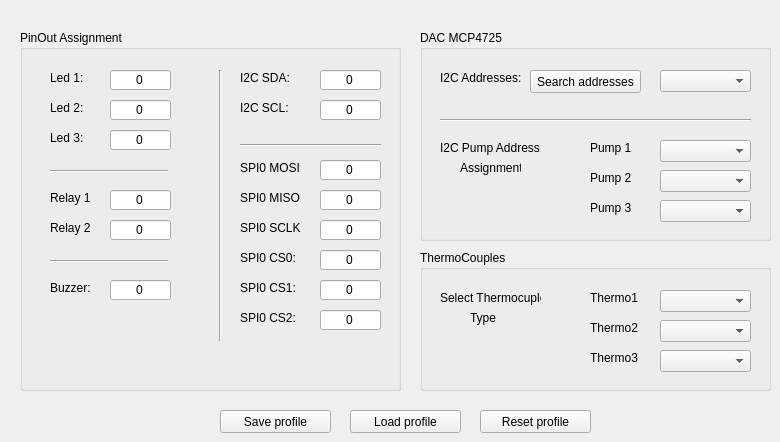
    <widget class="QWidget" name="tab_4">
     <attribute name="title">
      <string>Preferences</string>
     </attribute>
     <widget class="QGroupBox" name="groupBox_15">
      <property name="geometry">
       <rect>
        <x>420</x>
        <y>30</y>
        <width>351</width>
        <height>211</height>
       </rect>
      </property>
      <property name="title">
       <string>DAC MCP4725 </string>
      </property>
      <widget class="Line" name="line_6">
       <property name="geometry">
        <rect>
         <x>20</x>
         <y>80</y>
         <width>311</width>
         <height>20</height>
        </rect>
       </property>
       <property name="orientation">
        <enum>Qt::Horizontal</enum>
       </property>
      </widget>
      <widget class="QLabel" name="label_88">
       <property name="geometry">
        <rect>
         <x>20</x>
         <y>40</y>
         <width>81</width>
         <height>16</height>
        </rect>
       </property>
       <property name="text">
        <string>I2C Addresses:</string>
       </property>
      </widget>
      <widget class="QComboBox" name="comboBox_i2c_addr">
       <property name="geometry">
        <rect>
         <x>240</x>
         <y>40</y>
         <width>91</width>
         <height>22</height>
        </rect>
       </property>
       <property name="currentText">
        <string/>
       </property>
      </widget>
      <widget class="QPushButton" name="pushButton_31">
       <property name="geometry">
        <rect>
         <x>110</x>
         <y>40</y>
         <width>111</width>
         <height>23</height>
        </rect>
       </property>
       <property name="cursor">
        <cursorShape>PointingHandCursor</cursorShape>
       </property>
       <property name="text">
        <string>Search addresses</string>
       </property>
      </widget>
      <widget class="QLabel" name="label_89">
       <property name="geometry">
        <rect>
         <x>20</x>
         <y>110</y>
         <width>101</width>
         <height>16</height>
        </rect>
       </property>
       <property name="text">
        <string>I2C Pump Address:</string>
       </property>
      </widget>
      <widget class="QComboBox" name="comboBox_i2c_pump1">
       <property name="geometry">
        <rect>
         <x>240</x>
         <y>110</y>
         <width>91</width>
         <height>22</height>
        </rect>
       </property>
       <property name="currentText">
        <string/>
       </property>
      </widget>
      <widget class="QLabel" name="label_90">
       <property name="geometry">
        <rect>
         <x>170</x>
         <y>110</y>
         <width>51</width>
         <height>16</height>
        </rect>
       </property>
       <property name="text">
        <string>Pump 1</string>
       </property>
      </widget>
      <widget class="QComboBox" name="comboBox_i2c_pump2">
       <property name="geometry">
        <rect>
         <x>240</x>
         <y>140</y>
         <width>91</width>
         <height>22</height>
        </rect>
       </property>
       <property name="currentText">
        <string/>
       </property>
      </widget>
      <widget class="QLabel" name="label_91">
       <property name="geometry">
        <rect>
         <x>170</x>
         <y>140</y>
         <width>51</width>
         <height>16</height>
        </rect>
       </property>
       <property name="text">
        <string>Pump 2</string>
       </property>
      </widget>
      <widget class="QLabel" name="label_92">
       <property name="geometry">
        <rect>
         <x>170</x>
         <y>170</y>
         <width>51</width>
         <height>16</height>
        </rect>
       </property>
       <property name="text">
        <string>Pump 3</string>
       </property>
      </widget>
      <widget class="QComboBox" name="comboBox_i2c_pump3">
       <property name="geometry">
        <rect>
         <x>240</x>
         <y>170</y>
         <width>91</width>
         <height>22</height>
        </rect>
       </property>
       <property name="currentText">
        <string/>
       </property>
      </widget>
      <widget class="QLabel" name="label_98">
       <property name="geometry">
        <rect>
         <x>40</x>
         <y>130</y>
         <width>61</width>
         <height>16</height>
        </rect>
       </property>
       <property name="text">
        <string>Assignment</string>
       </property>
      </widget>
     </widget>
     <widget class="QGroupBox" name="groupBox_16">
      <property name="geometry">
       <rect>
        <x>20</x>
        <y>30</y>
        <width>381</width>
        <height>361</height>
       </rect>
      </property>
      <property name="title">
       <string>PinOut Assignment </string>
      </property>
      <property name="flat">
       <bool>false</bool>
      </property>
      <property name="checkable">
       <bool>false</bool>
      </property>
      <widget class="QLabel" name="label_93">
       <property name="geometry">
        <rect>
         <x>30</x>
         <y>40</y>
         <width>41</width>
         <height>16</height>
        </rect>
       </property>
       <property name="text">
        <string>Led 1:</string>
       </property>
      </widget>
      <widget class="QLineEdit" name="lineEdit_led1">
       <property name="geometry">
        <rect>
         <x>90</x>
         <y>40</y>
         <width>61</width>
         <height>20</height>
        </rect>
       </property>
       <property name="text">
        <string>0</string>
       </property>
       <property name="alignment">
        <set>Qt::AlignCenter</set>
       </property>
      </widget>
      <widget class="QLabel" name="label_94">
       <property name="geometry">
        <rect>
         <x>30</x>
         <y>70</y>
         <width>41</width>
         <height>16</height>
        </rect>
       </property>
       <property name="text">
        <string>Led 2:</string>
       </property>
      </widget>
      <widget class="QLineEdit" name="lineEdit_led2">
       <property name="geometry">
        <rect>
         <x>90</x>
         <y>70</y>
         <width>61</width>
         <height>20</height>
        </rect>
       </property>
       <property name="text">
        <string>0</string>
       </property>
       <property name="alignment">
        <set>Qt::AlignCenter</set>
       </property>
      </widget>
      <widget class="QLabel" name="label_95">
       <property name="geometry">
        <rect>
         <x>30</x>
         <y>100</y>
         <width>41</width>
         <height>16</height>
        </rect>
       </property>
       <property name="text">
        <string>Led 3:</string>
       </property>
      </widget>
      <widget class="QLineEdit" name="lineEdit_led3">
       <property name="geometry">
        <rect>
         <x>90</x>
         <y>100</y>
         <width>61</width>
         <height>20</height>
        </rect>
       </property>
       <property name="text">
        <string>0</string>
       </property>
       <property name="alignment">
        <set>Qt::AlignCenter</set>
       </property>
      </widget>
      <widget class="Line" name="line_5">
       <property name="geometry">
        <rect>
         <x>190</x>
         <y>40</y>
         <width>20</width>
         <height>271</height>
        </rect>
       </property>
       <property name="orientation">
        <enum>Qt::Vertical</enum>
       </property>
      </widget>
      <widget class="QLabel" name="label_96">
       <property name="geometry">
        <rect>
         <x>30</x>
         <y>160</y>
         <width>41</width>
         <height>16</height>
        </rect>
       </property>
       <property name="text">
        <string>Relay 1:</string>
       </property>
      </widget>
      <widget class="QLineEdit" name="lineEdit_relay1">
       <property name="geometry">
        <rect>
         <x>90</x>
         <y>160</y>
         <width>61</width>
         <height>20</height>
        </rect>
       </property>
       <property name="text">
        <string>0</string>
       </property>
       <property name="alignment">
        <set>Qt::AlignCenter</set>
       </property>
      </widget>
      <widget class="QLabel" name="label_97">
       <property name="geometry">
        <rect>
         <x>30</x>
         <y>190</y>
         <width>41</width>
         <height>16</height>
        </rect>
       </property>
       <property name="text">
        <string>Relay 2:</string>
       </property>
      </widget>
      <widget class="QLineEdit" name="lineEdit_relay2">
       <property name="geometry">
        <rect>
         <x>90</x>
         <y>190</y>
         <width>61</width>
         <height>20</height>
        </rect>
       </property>
       <property name="text">
        <string>0</string>
       </property>
       <property name="alignment">
        <set>Qt::AlignCenter</set>
       </property>
      </widget>
      <widget class="QLabel" name="label_99">
       <property name="geometry">
        <rect>
         <x>30</x>
         <y>250</y>
         <width>41</width>
         <height>16</height>
        </rect>
       </property>
       <property name="text">
        <string>Buzzer:</string>
       </property>
      </widget>
      <widget class="QLineEdit" name="lineEdit_buzzer">
       <property name="geometry">
        <rect>
         <x>90</x>
         <y>250</y>
         <width>61</width>
         <height>20</height>
        </rect>
       </property>
       <property name="text">
        <string>0</string>
       </property>
       <property name="alignment">
        <set>Qt::AlignCenter</set>
       </property>
      </widget>
      <widget class="QLineEdit" name="lineEdit_i2c_sda">
       <property name="geometry">
        <rect>
         <x>300</x>
         <y>40</y>
         <width>61</width>
         <height>20</height>
        </rect>
       </property>
       <property name="text">
        <string>0</string>
       </property>
       <property name="alignment">
        <set>Qt::AlignCenter</set>
       </property>
      </widget>
      <widget class="QLabel" name="label_100">
       <property name="geometry">
        <rect>
         <x>220</x>
         <y>40</y>
         <width>51</width>
         <height>16</height>
        </rect>
       </property>
       <property name="text">
        <string>I2C SDA:</string>
       </property>
      </widget>
      <widget class="QLabel" name="label_101">
       <property name="geometry">
        <rect>
         <x>220</x>
         <y>70</y>
         <width>51</width>
         <height>16</height>
        </rect>
       </property>
       <property name="text">
        <string>I2C SCL:</string>
       </property>
      </widget>
      <widget class="QLineEdit" name="lineEdit_i2c_scl">
       <property name="geometry">
        <rect>
         <x>300</x>
         <y>70</y>
         <width>61</width>
         <height>20</height>
        </rect>
       </property>
       <property name="text">
        <string>0</string>
       </property>
       <property name="alignment">
        <set>Qt::AlignCenter</set>
       </property>
      </widget>
      <widget class="Line" name="line_7">
       <property name="geometry">
        <rect>
         <x>30</x>
         <y>230</y>
         <width>118</width>
         <height>3</height>
        </rect>
       </property>
       <property name="orientation">
        <enum>Qt::Horizontal</enum>
       </property>
      </widget>
      <widget class="Line" name="line_8">
       <property name="geometry">
        <rect>
         <x>30</x>
         <y>140</y>
         <width>118</width>
         <height>3</height>
        </rect>
       </property>
       <property name="orientation">
        <enum>Qt::Horizontal</enum>
       </property>
      </widget>
      <widget class="QLabel" name="label_102">
       <property name="geometry">
        <rect>
         <x>220</x>
         <y>130</y>
         <width>61</width>
         <height>16</height>
        </rect>
       </property>
       <property name="text">
        <string>SPI0 MOSI:</string>
       </property>
      </widget>
      <widget class="QLabel" name="label_103">
       <property name="geometry">
        <rect>
         <x>220</x>
         <y>160</y>
         <width>61</width>
         <height>16</height>
        </rect>
       </property>
       <property name="text">
        <string>SPI0 MISO:</string>
       </property>
      </widget>
      <widget class="QLineEdit" name="lineEdit_spi0_mosi">
       <property name="geometry">
        <rect>
         <x>300</x>
         <y>130</y>
         <width>61</width>
         <height>20</height>
        </rect>
       </property>
       <property name="text">
        <string>0</string>
       </property>
       <property name="alignment">
        <set>Qt::AlignCenter</set>
       </property>
      </widget>
      <widget class="QLineEdit" name="lineEdit_spi0_miso">
       <property name="geometry">
        <rect>
         <x>300</x>
         <y>160</y>
         <width>61</width>
         <height>20</height>
        </rect>
       </property>
       <property name="text">
        <string>0</string>
       </property>
       <property name="alignment">
        <set>Qt::AlignCenter</set>
       </property>
      </widget>
      <widget class="Line" name="line_9">
       <property name="geometry">
        <rect>
         <x>220</x>
         <y>105</y>
         <width>141</width>
         <height>21</height>
        </rect>
       </property>
       <property name="orientation">
        <enum>Qt::Horizontal</enum>
       </property>
      </widget>
      <widget class="QLineEdit" name="lineEdit_spi0_sclk">
       <property name="geometry">
        <rect>
         <x>300</x>
         <y>190</y>
         <width>61</width>
         <height>20</height>
        </rect>
       </property>
       <property name="text">
        <string>0</string>
       </property>
       <property name="alignment">
        <set>Qt::AlignCenter</set>
       </property>
      </widget>
      <widget class="QLabel" name="label_104">
       <property name="geometry">
        <rect>
         <x>220</x>
         <y>190</y>
         <width>61</width>
         <height>16</height>
        </rect>
       </property>
       <property name="text">
        <string>SPI0 SCLK:</string>
       </property>
      </widget>
      <widget class="QLabel" name="label_105">
       <property name="geometry">
        <rect>
         <x>220</x>
         <y>220</y>
         <width>61</width>
         <height>16</height>
        </rect>
       </property>
       <property name="text">
        <string>SPI0 CS0:</string>
       </property>
      </widget>
      <widget class="QLineEdit" name="lineEdit_spi0_cs0">
       <property name="geometry">
        <rect>
         <x>300</x>
         <y>220</y>
         <width>61</width>
         <height>20</height>
        </rect>
       </property>
       <property name="text">
        <string>0</string>
       </property>
       <property name="alignment">
        <set>Qt::AlignCenter</set>
       </property>
      </widget>
      <widget class="QLineEdit" name="lineEdit_spi0_cs1">
       <property name="geometry">
        <rect>
         <x>300</x>
         <y>250</y>
         <width>61</width>
         <height>20</height>
        </rect>
       </property>
       <property name="text">
        <string>0</string>
       </property>
       <property name="alignment">
        <set>Qt::AlignCenter</set>
       </property>
      </widget>
      <widget class="QLabel" name="label_106">
       <property name="geometry">
        <rect>
         <x>220</x>
         <y>250</y>
         <width>61</width>
         <height>16</height>
        </rect>
       </property>
       <property name="text">
        <string>SPI0 CS1:</string>
       </property>
      </widget>
      <widget class="QLineEdit" name="lineEdit_spi0_cs2">
       <property name="geometry">
        <rect>
         <x>300</x>
         <y>280</y>
         <width>61</width>
         <height>20</height>
        </rect>
       </property>
       <property name="text">
        <string>0</string>
       </property>
       <property name="alignment">
        <set>Qt::AlignCenter</set>
       </property>
      </widget>
      <widget class="QLabel" name="label_107">
       <property name="geometry">
        <rect>
         <x>220</x>
         <y>280</y>
         <width>61</width>
         <height>16</height>
        </rect>
       </property>
       <property name="text">
        <string>SPI0 CS2:</string>
       </property>
      </widget>
     </widget>
     <widget class="QPushButton" name="btn_saveProfile">
      <property name="geometry">
       <rect>
        <x>220</x>
        <y>410</y>
        <width>111</width>
        <height>23</height>
       </rect>
      </property>
      <property name="cursor">
       <cursorShape>PointingHandCursor</cursorShape>
      </property>
      <property name="text">
       <string>Save profile</string>
      </property>
     </widget>
     <widget class="QPushButton" name="btn_loadProfile">
      <property name="geometry">
       <rect>
        <x>350</x>
        <y>410</y>
        <width>111</width>
        <height>23</height>
       </rect>
      </property>
      <property name="cursor">
       <cursorShape>PointingHandCursor</cursorShape>
      </property>
      <property name="text">
       <string>Load profile</string>
      </property>
     </widget>
     <widget class="QPushButton" name="btn_resetProfile">
      <property name="geometry">
       <rect>
        <x>480</x>
        <y>410</y>
        <width>111</width>
        <height>23</height>
       </rect>
      </property>
      <property name="cursor">
       <cursorShape>PointingHandCursor</cursorShape>
      </property>
      <property name="text">
       <string>Reset profile</string>
      </property>
     </widget>
     <widget class="QGroupBox" name="groupBox_18">
      <property name="geometry">
       <rect>
        <x>420</x>
        <y>250</y>
        <width>351</width>
        <height>141</height>
       </rect>
      </property>
      <property name="title">
       <string>ThermoCouples </string>
      </property>
      <widget class="QLabel" name="label_109">
       <property name="geometry">
        <rect>
         <x>20</x>
         <y>40</y>
         <width>101</width>
         <height>16</height>
        </rect>
       </property>
       <property name="text">
        <string>Select Thermocuple</string>
       </property>
      </widget>
      <widget class="QComboBox" name="comboBox_thermo1">
       <property name="geometry">
        <rect>
         <x>240</x>
         <y>40</y>
         <width>91</width>
         <height>22</height>
        </rect>
       </property>
       <property name="currentText">
        <string/>
       </property>
      </widget>
      <widget class="QLabel" name="label_110">
       <property name="geometry">
        <rect>
         <x>170</x>
         <y>40</y>
         <width>51</width>
         <height>16</height>
        </rect>
       </property>
       <property name="text">
        <string>Thermo1</string>
       </property>
      </widget>
      <widget class="QComboBox" name="comboBox_thermo2">
       <property name="geometry">
        <rect>
         <x>240</x>
         <y>70</y>
         <width>91</width>
         <height>22</height>
        </rect>
       </property>
       <property name="currentText">
        <string/>
       </property>
      </widget>
      <widget class="QLabel" name="label_111">
       <property name="geometry">
        <rect>
         <x>170</x>
         <y>70</y>
         <width>51</width>
         <height>16</height>
        </rect>
       </property>
       <property name="text">
        <string>Thermo2</string>
       </property>
      </widget>
      <widget class="QLabel" name="label_112">
       <property name="geometry">
        <rect>
         <x>170</x>
         <y>100</y>
         <width>51</width>
         <height>16</height>
        </rect>
       </property>
       <property name="text">
        <string>Thermo3</string>
       </property>
      </widget>
      <widget class="QComboBox" name="comboBox_thermo3">
       <property name="geometry">
        <rect>
         <x>240</x>
         <y>100</y>
         <width>91</width>
         <height>22</height>
        </rect>
       </property>
       <property name="currentText">
        <string/>
       </property>
      </widget>
      <widget class="QLabel" name="label_113">
       <property name="geometry">
        <rect>
         <x>50</x>
         <y>60</y>
         <width>31</width>
         <height>16</height>
        </rect>
       </property>
       <property name="text">
        <string>Type</string>
       </property>
      </widget>
     </widget>
    </widget>
